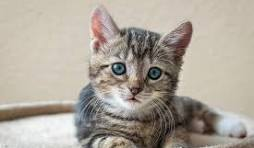
#> input picture OpenCV/OpenCV/cat.jpg, 254 x 148 px
$ python basic_setup.py
#> lines starting #> are read from the running program, lines starting #| are printed output that depends on the picture
"""
Basic.ipynb 的可复用部分：导入、工具函数、基础图像。

用法（在 Limit.ipynb 等其它 notebook 里）：

    %run basic_setup.py

然后就可以直接用 img、img_gray、cv_show()。

注意：不要用 %run Basic.ipynb —— 那会把整个教程从头重跑一遍，
其中 cv_show() 里的 cv2.waitKey(0) 会无限等待按键，导致卡死。
"""

import os

import cv2
import matplotlib.pyplot as plt
import numpy as np

# 图片目录：优先按本文件位置推算，取不到就用当前工作目录
try:
    BASE_DIR = os.path.dirname(os.path.abspath(__file__))
except NameError:
    BASE_DIR = os.getcwd()


def find_image(name):
    """找图片：仓库根目录和 images/ 子目录都试一遍，找不到就返回根目录路径让断言报错。"""
#> called with name = 'cat.jpg'
    for d in (BASE_DIR, os.path.join(BASE_DIR, "images")):
        p = os.path.join(d, name)
        if os.path.exists(p):
            return p
    return os.path.join(BASE_DIR, name)


def cv_show(name, img, delay=0):
    """用 OpenCV 原生窗口显示图像。

    delay=0  按任意键关闭（必须在图像窗口里按键，在编辑器里按不算）
    delay>0  毫秒后自动关闭，比如 cv_show('cat', img, 1000)
    """
    cv2.imshow(name, img)
    cv2.waitKey(delay)
    cv2.destroyAllWindows()


# ---- 基础图像 ----
img = cv2.imread(find_image("cat.jpg"))                       # 彩色 BGR
#> img is the input picture: shape (148, 254, 3); mean B, G, R 154.9, 165.7, 173.5
img_gray = cv2.imread(find_image("cat.jpg"), cv2.IMREAD_GRAYSCALE)   # 单通道灰度
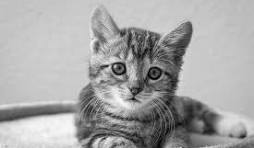
#> img_gray: shape (148, 254); min 0, max 255, mean 166.8

assert img is not None, f"读取失败，请检查路径: {find_image('cat.jpg')}"
assert img_gray is not None, "灰度图读取失败"

if __name__ == "__main__":
    print("img      :", img.shape, img.dtype)
#| img      : (148, 254, 3) uint8
    print("img_gray :", img_gray.shape, img_gray.dtype)
#| img_gray : (148, 254) uint8

$ run again, with OpenCV/OpenCV/dog.jpg copied over OpenCV/OpenCV/cat.jpg
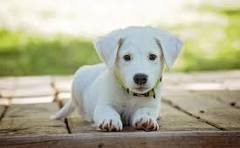
#> input picture OpenCV/OpenCV/dog.jpg, 240 x 148 px
#> img is the input picture: shape (148, 240, 3); mean B, G, R 149.8, 174.8, 175.4
#> `img_gray = cv2.imread(find_image("cat.jpg"), cv2.IMREAD_GRAYSCALE)`:
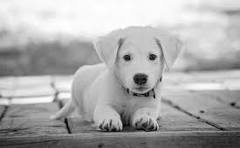
#> img_gray: shape (148, 240); min 0, max 255, mean 172.1
#| img      : (148, 240, 3) uint8
#| img_gray : (148, 240) uint8

$ run again, with OpenCV/OpenCV/lenaNoise.png saved as OpenCV/OpenCV/cat.jpg
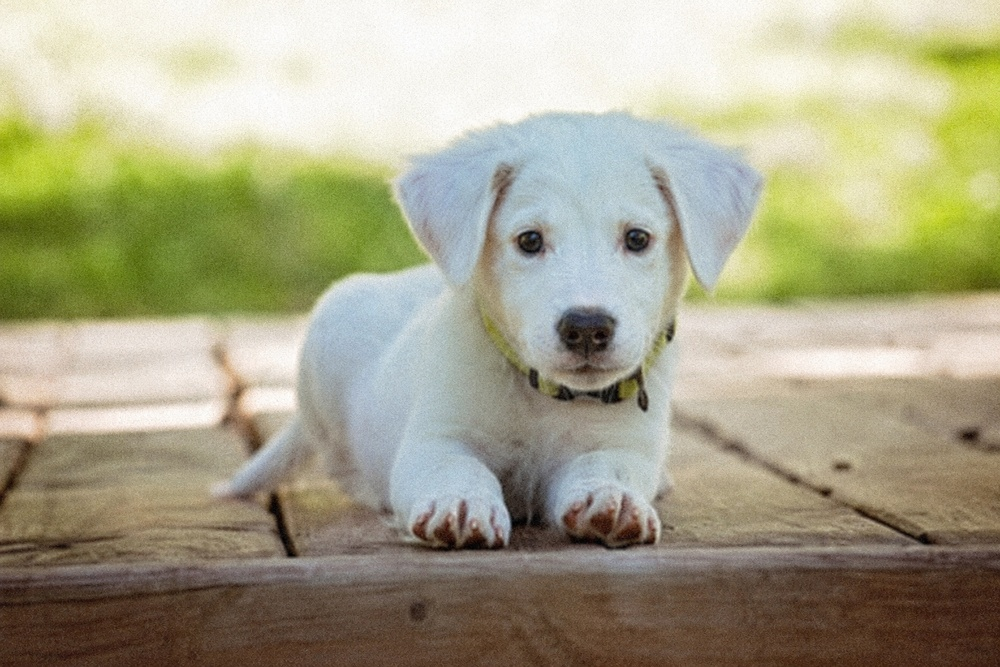
#> input picture OpenCV/OpenCV/lenaNoise.png, 1000 x 667 px, shrunk from 1536 x 1024 before the run
#> img is the input picture: shape (667, 1000, 3); mean B, G, R 136.3, 163.5, 167.2
#> `img_gray = cv2.imread(find_image("cat.jpg"), cv2.IMREAD_GRAYSCALE)`:
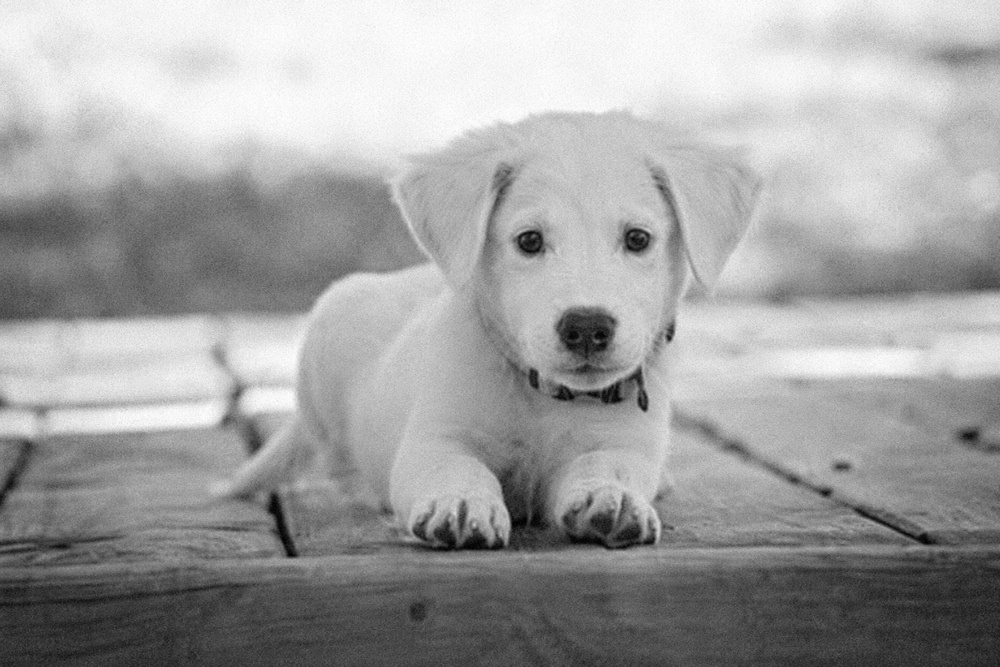
#> img_gray: shape (667, 1000); min 0, max 255, mean 161.5
#| img      : (667, 1000, 3) uint8
#| img_gray : (667, 1000) uint8
